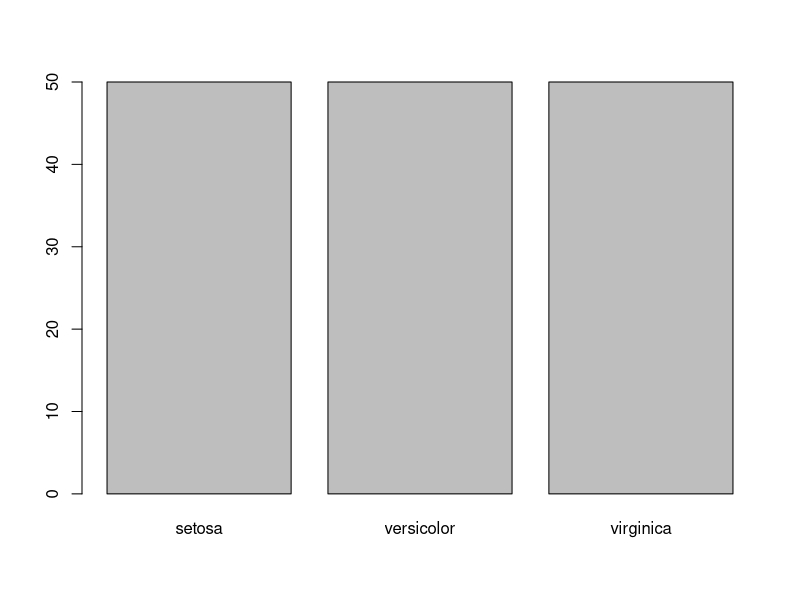
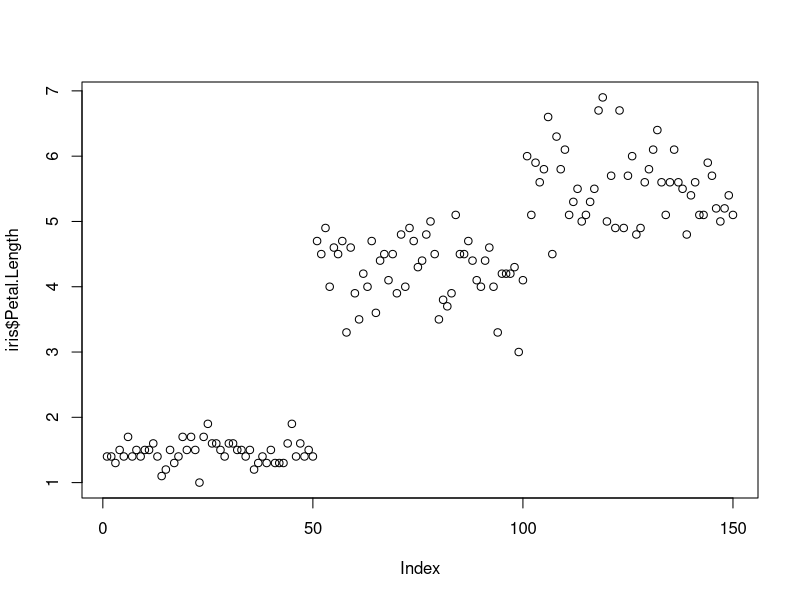
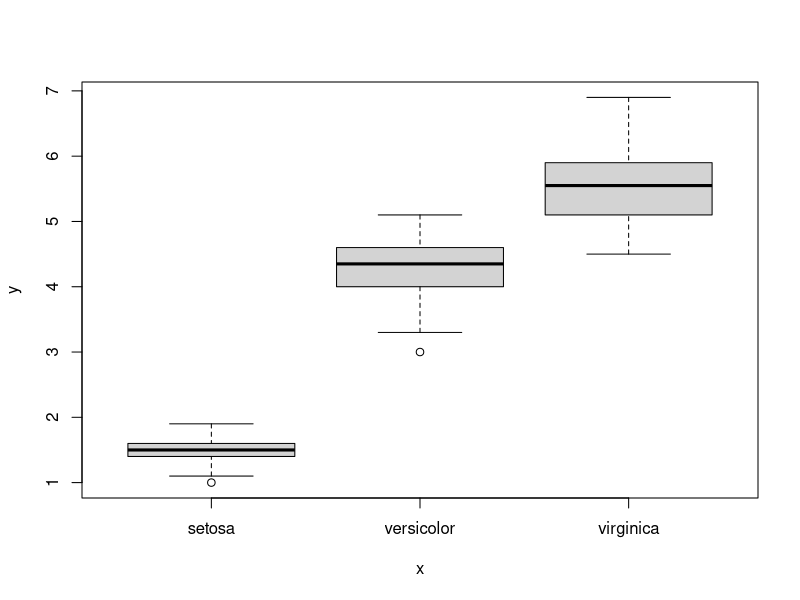
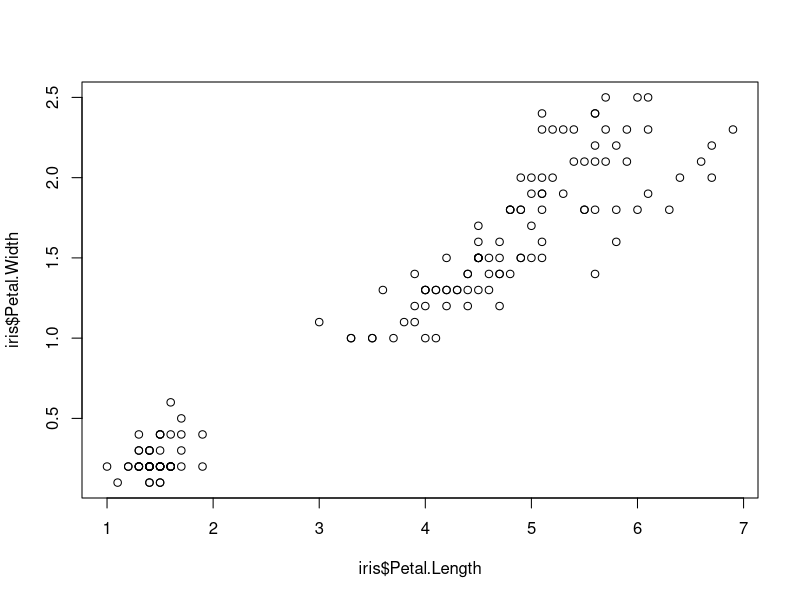
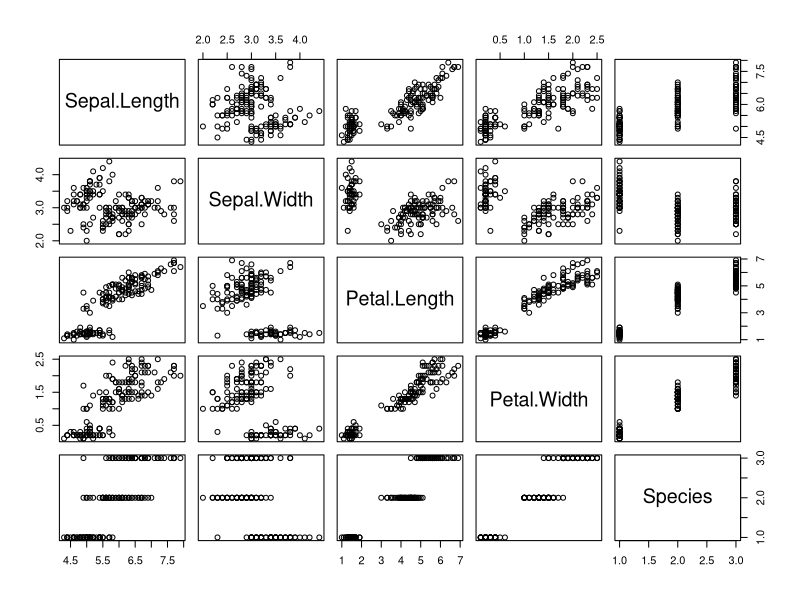
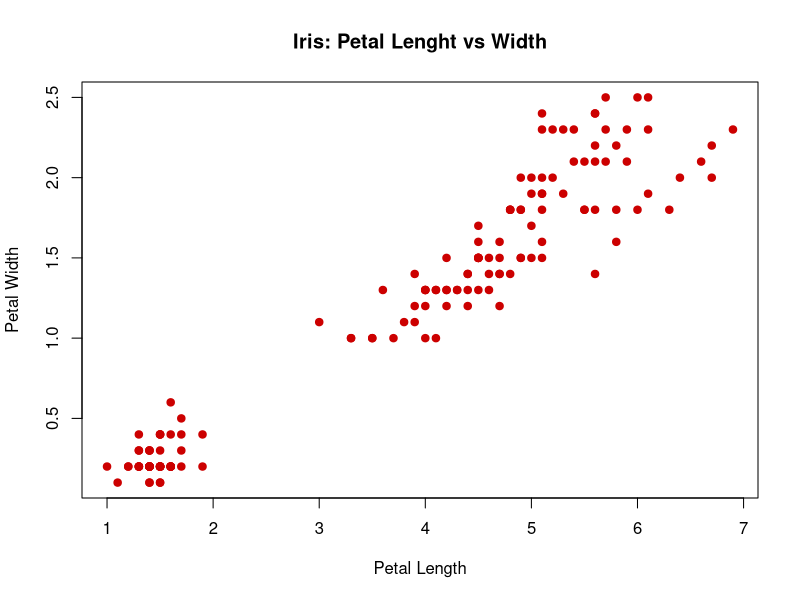
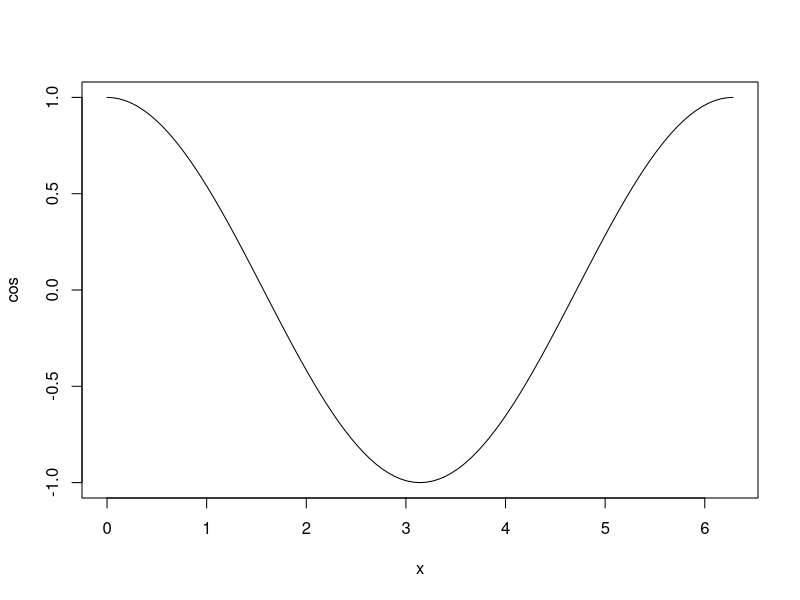
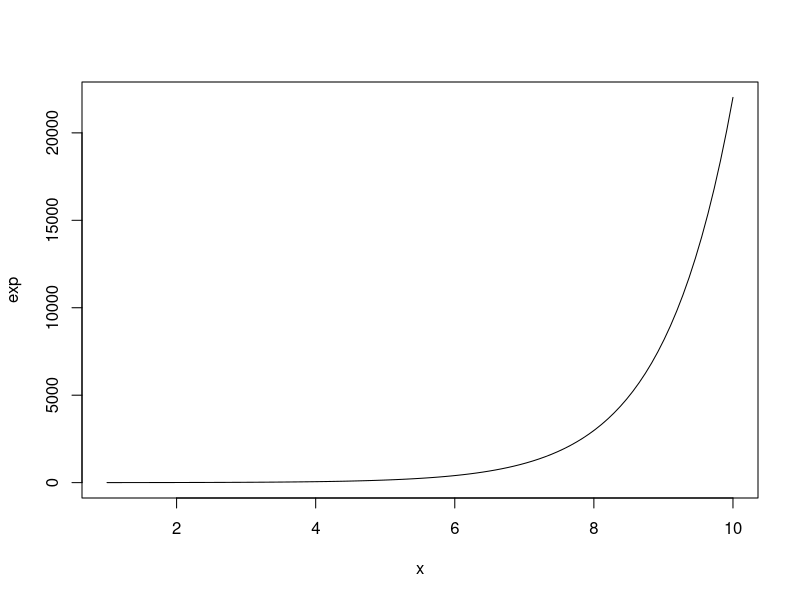

These figures' R source, in order:
library(datasets)
#Reading datasets
head(iris)
# Plotting features
plot(iris$Species)
plot(iris$Petal.Length)
plot(iris$Species,iris$Petal.Length)
plot(iris$Petal.Length,iris$Petal.Width)
plot(iris)
#Plot with options
plot(iris$Petal.Length, iris$Petal.Width,
     col = "#cc0000",
     pch = 19,
     main = "Iris: Petal Lenght vs Width",
     xlab = "Petal Length",
     ylab = "Petal Width")
 # Plot formulaes with PLOT()

plot(cos,0,2*pi)
plot(exp,1,10)
plot(dnorm,-3,+3)

plot(dnorm,-3,+3,
     col = "#0000cc",
     lwd = 5,
     main = "Standered Normal distributions",
     xlab = "z-scores",
     ylab = "DEnsity")

